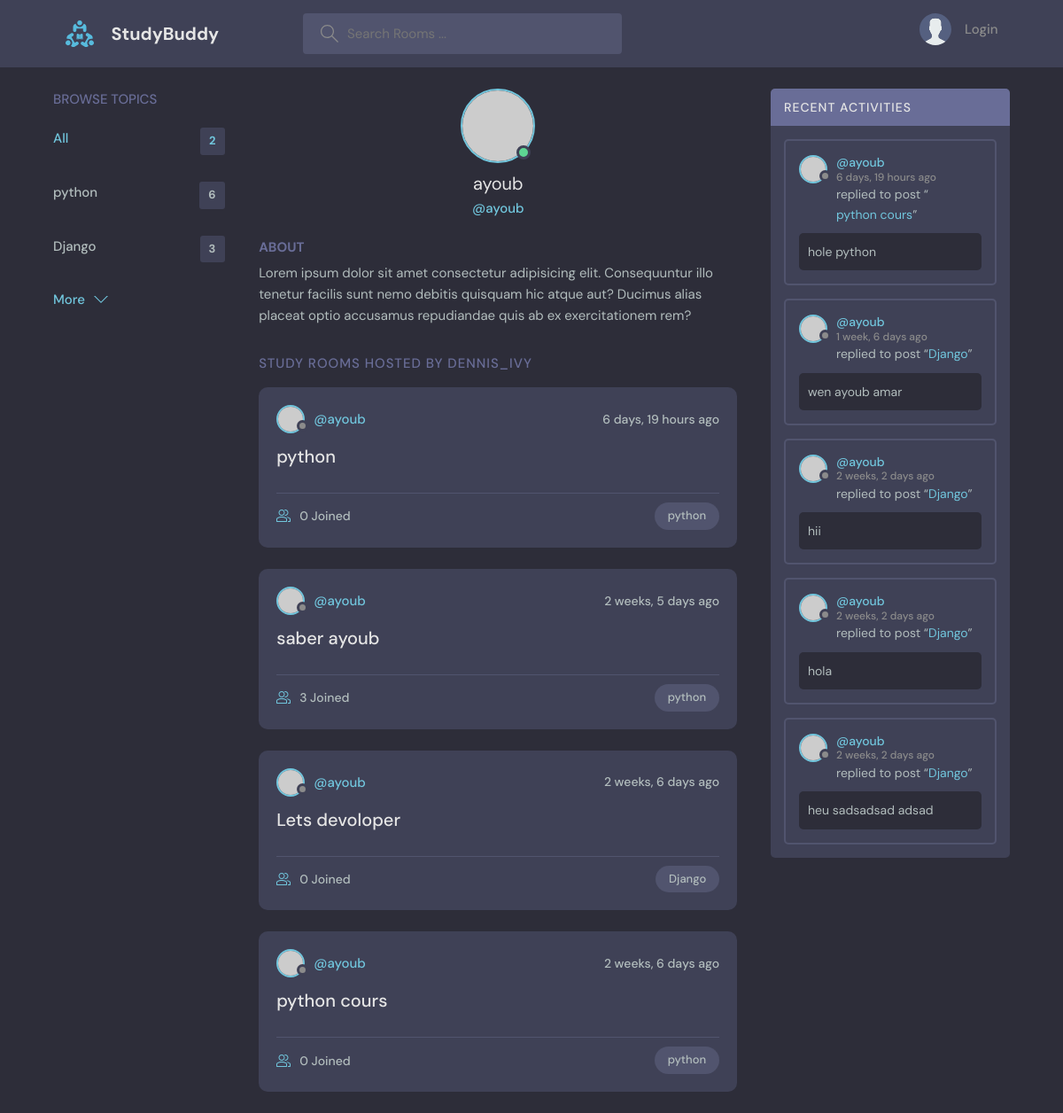
The app's page /profile/1/, older data.
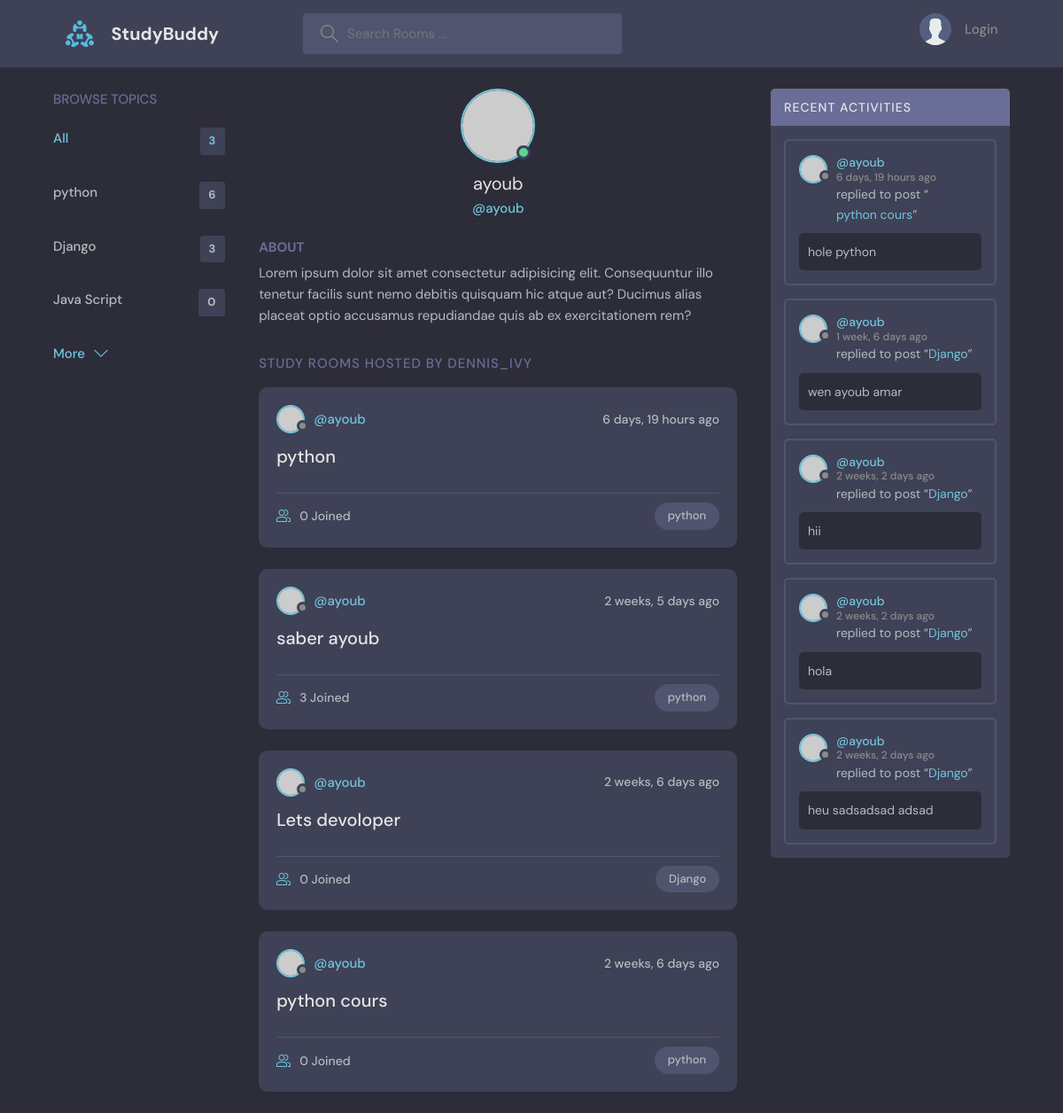
The same page, newer data.
### base/models.py (models this page shows, shortened)
class Topic(models.Model):
    name = models.CharField(max_length=200)

class Room(models.Model):
    host = models.ForeignKey(User, on_delete=models.SET_NULL,null=True)
    topic = models.ForeignKey(Topic, on_delete=models.SET_NULL,null=True)
    name= models.CharField(max_length=200)
    description = models.TextField(null=True, blank=True)
    participants = models.ManyToManyField(User,related_name='participants',blank=True)
    updated = models.DateTimeField(auto_now=True)
    created = models.DateTimeField(auto_now_add=True)
    def __str__(self):
        return self.name
    class Meta:
        ordering = ['-updated','-created']

class Message(models.Model):
    user = models.ForeignKey(User, on_delete=models.CASCADE)
    room = models.ForeignKey(Room,on_delete= models.CASCADE)
    body = models.TextField()
    updated = models.DateTimeField(auto_now=True)
    created = models.DateTimeField(auto_now_add=True)
    class Meta:
        ordering = ['-updated','-created']

### base/views.py (the view)
# urls.py: path('profile/<str:pk>/', views.userProfile, name="user-profile"),
def userProfile(request,pk):
    user = User.objects.get(id=pk)
    rooms = user.room_set.all()
    room_messages = user.message_set.all()
    topics = Topic.objects.all()
    context = {'user': user, 'rooms':rooms,'room_messages': room_messages,'topics':topics}
    return render(request,'base/profile.html', context)

### base/templates/base/profile.html (shortened to what this page needs)
{% extends 'main.html' %}
{% block content %}
  <main class="profile-page layout layout--3">
    <div class="container">
      {% include 'base/topics_component.html' %}
      <div class="roomList">
        <div class="profile">
          <div class="profile__avatar">
            <div class="avatar avatar--large active">
              <img src="https://randomuser.me/api/portraits/men/11.jpg" />
            </div>
          </div>
          <div class="profile__info">
            <h3>{{user.username}}</h3>
            <p>@{{user.username}}</p>
          </div>
          <div class="profile__about">
            <h3>About</h3>
            <p>
              Lorem ipsum dolor sit amet consectetur adipisicing elit. Consequuntur illo tenetur
              facilis sunt nemo debitis quisquam hic atque aut? Ducimus alias placeat optio
              accusamus repudiandae quis ab ex exercitationem rem?
            </p>
          </div>
        </div>
        <div class="roomList__header">
          <div>
            <h2>Study Rooms Hosted by dennis_ivy</a>
            </h2>
          </div>
        </div>
        {% include 'base/feed_component.html' %}
      </div>
      {% include 'base/activity_component.html' %}
    </div>
  </main>
  {% endblock %}

### base/templates/base/topics_component.html
    <div class="topics">
        <div class="topics__header">
        <h2>Browse Topics</h2>
        </div>
        <ul class="topics__list">
        <li>
            <a href="/" class="active">All <span>{{topics.count}}</span></a>
        </li>
        {% for topic in topics %}
        <li>
            <a href="{% url 'home' %}?q={{topic.name}}">{{topic.name}} <span>{{topic.room_set.all.count}}</span></a>
        </li>
        {% endfor %}
        </ul>
        <a class="btn btn--link" href="{% url 'topics' %}">
        More
        <svg version="1.1" xmlns="http://www.w3.org/2000/svg" width="32" height="32" viewBox="0 0 32 32">
            <title>chevron-down</title>
            <path d="M16 21l-13-13h-3l16 16 16-16h-3l-13 13z"></path>
        </svg>
        </a>
    </div>

### base/templates/base/feed_component.html (shortened to what this page needs)
{% for room in rooms %}
<div class="roomListRoom">
            <div class="roomListRoom__header">
              <a href="{% url 'user-profile' room.host.id %}" class="roomListRoom__author">
                <div class="avatar avatar--small">
                  <img src="https://randomuser.me/api/portraits/women/11.jpg" />
                </div>
                <span>@{{room.host.username}}</span>
              </a>
              <div class="roomListRoom__actions">
                <span>{{room.created|timesince}} ago</span>
              </div>
            </div>
            <div class="roomListRoom__content">
              <a href="{% url 'room' room.id %}">{{room.name}}</a>
            </div>
            <div class="roomListRoom__meta">
              <a href="{% url 'room' room.id %}"class="roomListRoom__joined">
                {{room.participants.all.count}} Joined
              </a>
              <p class="roomListRoom__topic">{{room.topic.name}}</p>
            </div>
          </div>
{% endfor %}

### base/templates/base/activity_component.html (shortened to what this page needs)
<div class="activities">
    <div class="activities__header">
        <h2>Recent Activities</h2>
    </div>
    {% for message in room_messages %}
    <div class="activities__box">
        <div class="activities__boxHeader roomListRoom__header">
        <a href="{% url 'user-profile' message.user.id %}" class="roomListRoom__author">
            <div class="avatar avatar--small">
            <img src="https://randomuser.me/api/portraits/women/11.jpg" />
            </div>
            <p>
            @{{message.user}}
            <span>{{message.created|timesince}} ago</span>
            </p>
        </a>
        </div>
        <div class="activities__boxContent">
        <p>replied to post “<a href="{% url 'room' message.room.id %}">{{message.room}}</a>”</p>
        <div class="activities__boxRoomContent">
            {{message.body}}
        </div>
        </div>
    </div>
    {% endfor %}
</div>

Row changes from the older to the newer data that the page shows:
added Topic: name "Java Script", room_set.all.count "0"
Text that changed along with them:
{{ topics.count }}: "2" → "3"
